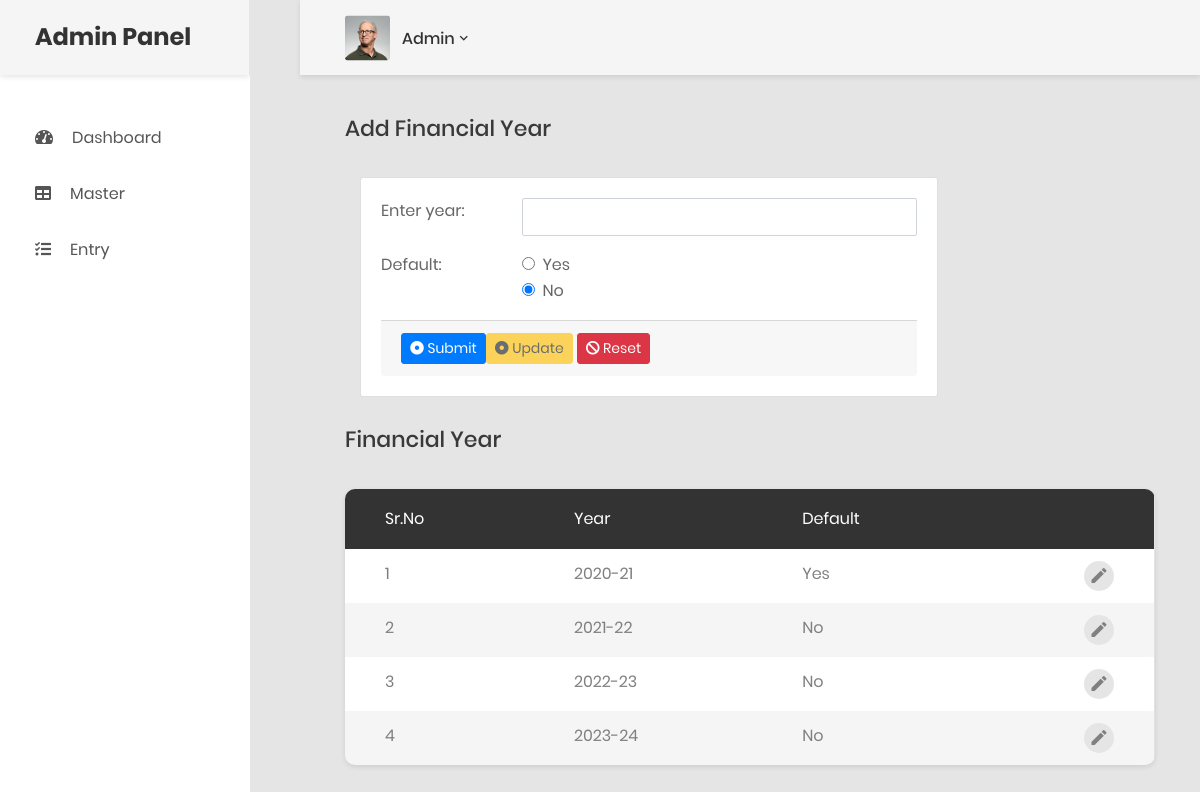
Page /financial_year.php (signed in) on the committed database.
### tables this page shows
CREATE TABLE `financial_year` (
  `fy_id` int(5) NOT NULL,
  `year` varchar(15) NOT NULL,
  `def` int(1) NOT NULL
);

### financial_year.php (the view, shortened to what this page needs)
<?php include("header_admin.php"); ?>
<?php
	$msg="";
	$add_year="";
?>
            <div class="main-content">
                <div class="section__content section__content--p30">
                    <div class="container-fluid">
                        <div class="row">
                            <div class="col-md-12">
                            <h3 class="title-5 m-b-35">Add Financial Year</h3>
                            <div class="col-lg-9">
                                <div class="card">
									<div class="card-body card-block">
                                        <form action="" method="post" enctype="multipart/form-data" class="form-horizontal">
											<div class="row form-group">
                                                <div class="col col-md-3">
                                                    <label for="text-input" class=" form-control-label">Enter year: </label>
                                                </div>
                                                <div class="col-12 col-md-9">
                                                    <input type="text" name="add_year" value="<?= $add_year ?>" class="form-control" required>
                                                </div>
                                            </div>
											<div class="row form-group">
                                                <div class="col col-md-3">
                                                    <label class=" form-control-label">Default: </label>
                                                </div>
												<div class="col col-md-9">
                                                    <div class="form-check">
                                                        <div class="radio">
                                                            <label for="def_yes" class="form-check-label ">
                                                                <input type="radio" id="def_yes" name="def" value="Yes" class="form-check-input">Yes
                                                            </label>
                                                        </div>
                                                        <div class="radio">
                                                            <label for="def_no" class="form-check-label ">
                                                                <input type="radio" id="def_no" name="def" value="No" class="form-check-input" checked>No
                                                            </label>
                                                        </div>
													</div>
												</div>
											</div>
											<div class="card-footer">
												<?php
													if(strcmp($msg,"upd_fy")==0){
														echo "<button type='submit' name='fy_submit' class='btn btn-primary btn-sm' disabled>";
														echo "<i class='fa fa-dot-circle-o'></i> Submit</button>";
														echo "<button type='submit'  name='fy_update' class='btn btn-warning btn-sm'>";
														echo "<i class='fa fa-dot-circle-o'></i> Update</button>";
													}else{
														echo "<button type='submit' name='fy_submit' class='btn btn-primary btn-sm'>";
														echo "<i class='fa fa-dot-circle-o'></i> Submit</button>";
														echo "<button type='submit'  name='fy_update' class='btn btn-warning btn-sm' disabled>";
														echo "<i class='fa fa-dot-circle-o'></i> Update</button>";
													}
												?>
												<button type="reset" class="btn btn-danger btn-sm">
													<i class="fa fa-ban"></i> Reset
												</button>
											</div>
                                        </form>
                                    </div>
                                </div>
                            </div>
								<h3 class="title-5 m-b-35">Financial Year</h3>
                                <div class="table-responsive table--no-card m-b-30">
                                    <table class="table table-borderless table-striped table-earning">
                                        <thead>
                                            <tr>
												<th>Sr.No</th>
												<th>Year</th>
                                                <th>Default</th>
												<th></th>
                                            </tr>
                                        </thead>
                                        <tbody>
                                            <?php
											require("dbconn.php");
											$sql = "SELECT * FROM financial_year";
											$i=1;
											$def_yr="No";
											if($result=mysqli_query($conn,$sql)){
												if(mysqli_num_rows($result)>0){
													while($row= mysqli_fetch_array($result)){
															echo "<tr class='tr-shadow'>";
																if($row['def']==1){
																	$def_yr="Yes";
																}
																echo "<td>".$i++."</td>";
																echo "<td>".$row['year']."</td>";
																echo "<td>".$def_yr."</td>";
																echo "<td>";
																	echo "<div class='table-data-feature'>";
																		echo "<a href='financial_year.php?msg=upd_fy&id=".$row['fy_id']."'><button class='item' data-toggle='tooltip' data-placement='top' title='Edit'>";
																		echo "<i class='zmdi zmdi-edit'></i>";
																		echo "</button></a>";
																	echo "</div>";
																echo "</td>";
															echo "</tr>";
															$def_yr="No";
													}
												}
											}
										?>
                                        </tbody>
                                    </table>
                                </div>
						</div>
<?php include("footer_admin.php"); ?>

### rows in the picture
financial_year: year "2020-21", def "Yes"
financial_year: year "2021-22", def_yr "No"
financial_year: year "2022-23", def_yr "No"
financial_year: year "2023-24", def_yr "No"

### other values in the picture
$username "Admin"
